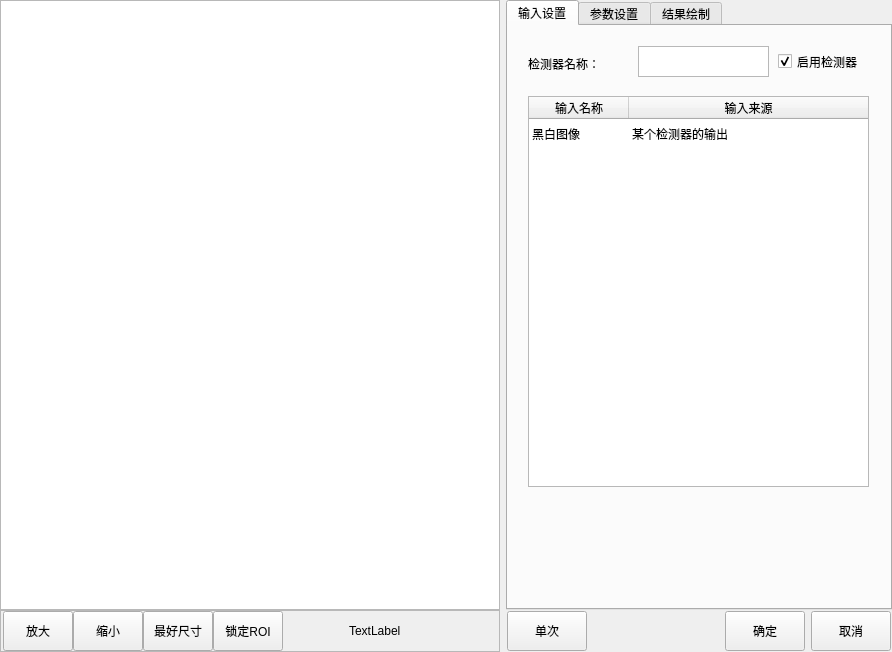
<?xml version="1.0" encoding="UTF-8"?>
<ui version="4.0">
 <class>CMvChipDefect</class>
 <widget class="QWidget" name="CMvChipDefect">
  <property name="geometry">
   <rect>
    <x>0</x>
    <y>0</y>
    <width>892</width>
    <height>652</height>
   </rect>
  </property>
  <property name="windowTitle">
   <string>晶片缺陷</string>
  </property>
  <layout class="QHBoxLayout" name="horizontalLayout_3">
   <property name="leftMargin">
    <number>0</number>
   </property>
   <property name="topMargin">
    <number>0</number>
   </property>
   <property name="rightMargin">
    <number>0</number>
   </property>
   <property name="bottomMargin">
    <number>0</number>
   </property>
   <item>
    <layout class="QVBoxLayout" name="verticalLayout_2">
     <property name="spacing">
      <number>0</number>
     </property>
     <item>
      <widget class="QGraphicsView" name="graphicsView_mainImage">
       <property name="minimumSize">
        <size>
         <width>500</width>
         <height>600</height>
        </size>
       </property>
       <property name="maximumSize">
        <size>
         <width>16777215</width>
         <height>16777215</height>
        </size>
       </property>
      </widget>
     </item>
     <item>
      <widget class="QFrame" name="frame">
       <property name="minimumSize">
        <size>
         <width>500</width>
         <height>42</height>
        </size>
       </property>
       <property name="maximumSize">
        <size>
         <width>500</width>
         <height>42</height>
        </size>
       </property>
       <property name="frameShape">
        <enum>QFrame::StyledPanel</enum>
       </property>
       <property name="frameShadow">
        <enum>QFrame::Raised</enum>
       </property>
       <layout class="QHBoxLayout" name="horizontalLayout">
        <property name="spacing">
         <number>0</number>
        </property>
        <property name="leftMargin">
         <number>2</number>
        </property>
        <property name="topMargin">
         <number>0</number>
        </property>
        <property name="rightMargin">
         <number>0</number>
        </property>
        <property name="bottomMargin">
         <number>0</number>
        </property>
        <item>
         <widget class="QPushButton" name="pushButton_zoomIn">
          <property name="minimumSize">
           <size>
            <width>70</width>
            <height>40</height>
           </size>
          </property>
          <property name="maximumSize">
           <size>
            <width>70</width>
            <height>40</height>
           </size>
          </property>
          <property name="text">
           <string>放大</string>
          </property>
         </widget>
        </item>
        <item>
         <widget class="QPushButton" name="pushButton_zoomOut">
          <property name="minimumSize">
           <size>
            <width>70</width>
            <height>40</height>
           </size>
          </property>
          <property name="maximumSize">
           <size>
            <width>70</width>
            <height>40</height>
           </size>
          </property>
          <property name="text">
           <string>缩小</string>
          </property>
         </widget>
        </item>
        <item>
         <widget class="QPushButton" name="pushButton_zoomBest">
          <property name="minimumSize">
           <size>
            <width>70</width>
            <height>40</height>
           </size>
          </property>
          <property name="maximumSize">
           <size>
            <width>70</width>
            <height>40</height>
           </size>
          </property>
          <property name="text">
           <string>最好尺寸</string>
          </property>
         </widget>
        </item>
        <item>
         <widget class="QPushButton" name="pushButton_lockRoiMove">
          <property name="minimumSize">
           <size>
            <width>70</width>
            <height>40</height>
           </size>
          </property>
          <property name="maximumSize">
           <size>
            <width>70</width>
            <height>40</height>
           </size>
          </property>
          <property name="text">
           <string>锁定ROI</string>
          </property>
         </widget>
        </item>
        <item>
         <spacer name="horizontalSpacer">
          <property name="orientation">
           <enum>Qt::Horizontal</enum>
          </property>
          <property name="sizeHint" stdset="0">
           <size>
            <width>63</width>
            <height>20</height>
           </size>
          </property>
         </spacer>
        </item>
        <item>
         <widget class="QLabel" name="label_mousePos">
          <property name="minimumSize">
           <size>
            <width>150</width>
            <height>40</height>
           </size>
          </property>
          <property name="maximumSize">
           <size>
            <width>150</width>
            <height>40</height>
           </size>
          </property>
          <property name="text">
           <string>TextLabel</string>
          </property>
         </widget>
        </item>
       </layout>
      </widget>
     </item>
    </layout>
   </item>
   <item>
    <layout class="QVBoxLayout" name="verticalLayout">
     <property name="spacing">
      <number>0</number>
     </property>
     <item>
      <widget class="QTabWidget" name="tabWidget">
       <property name="minimumSize">
        <size>
         <width>382</width>
         <height>602</height>
        </size>
       </property>
       <property name="maximumSize">
        <size>
         <width>16777215</width>
         <height>16777215</height>
        </size>
       </property>
       <property name="currentIndex">
        <number>0</number>
       </property>
       <widget class="QWidget" name="tab">
        <attribute name="title">
         <string>输入设置</string>
        </attribute>
        <widget class="QLabel" name="label_funcName">
         <property name="geometry">
          <rect>
           <x>20</x>
           <y>30</y>
           <width>81</width>
           <height>16</height>
          </rect>
         </property>
         <property name="text">
          <string>检测器名称：</string>
         </property>
        </widget>
        <widget class="QCheckBox" name="checkBox_enableFunc">
         <property name="geometry">
          <rect>
           <x>270</x>
           <y>20</y>
           <width>101</width>
           <height>31</height>
          </rect>
         </property>
         <property name="minimumSize">
          <size>
           <width>101</width>
           <height>31</height>
          </size>
         </property>
         <property name="text">
          <string>启用检测器</string>
         </property>
         <property name="checked">
          <bool>true</bool>
         </property>
        </widget>
        <widget class="QPlainTextEdit" name="plainTextEdit_funcName">
         <property name="geometry">
          <rect>
           <x>130</x>
           <y>20</y>
           <width>131</width>
           <height>31</height>
          </rect>
         </property>
         <property name="minimumSize">
          <size>
           <width>131</width>
           <height>31</height>
          </size>
         </property>
         <property name="maximumSize">
          <size>
           <width>131</width>
           <height>31</height>
          </size>
         </property>
         <property name="overwriteMode">
          <bool>false</bool>
         </property>
        </widget>
        <widget class="QTableWidget" name="tableWidget_input">
         <property name="geometry">
          <rect>
           <x>20</x>
           <y>70</y>
           <width>341</width>
           <height>391</height>
          </rect>
         </property>
         <property name="editTriggers">
          <set>QAbstractItemView::NoEditTriggers</set>
         </property>
         <property name="selectionMode">
          <enum>QAbstractItemView::SingleSelection</enum>
         </property>
         <property name="textElideMode">
          <enum>Qt::ElideRight</enum>
         </property>
         <property name="verticalScrollMode">
          <enum>QAbstractItemView::ScrollPerItem</enum>
         </property>
         <property name="showGrid">
          <bool>false</bool>
         </property>
         <attribute name="horizontalHeaderStretchLastSection">
          <bool>true</bool>
         </attribute>
         <attribute name="verticalHeaderVisible">
          <bool>false</bool>
         </attribute>
         <attribute name="verticalHeaderCascadingSectionResizes">
          <bool>false</bool>
         </attribute>
         <row>
          <property name="text">
           <string>1</string>
          </property>
         </row>
         <column>
          <property name="text">
           <string>输入名称</string>
          </property>
         </column>
         <column>
          <property name="text">
           <string>输入来源</string>
          </property>
         </column>
         <item row="0" column="0">
          <property name="text">
           <string>黑白图像</string>
          </property>
         </item>
         <item row="0" column="1">
          <property name="text">
           <string>某个检测器的输出</string>
          </property>
         </item>
        </widget>
       </widget>
       <widget class="QWidget" name="tab_2">
        <attribute name="title">
         <string>参数设置</string>
        </attribute>
        <widget class="QComboBox" name="comboBox_binaryDetection">
         <property name="geometry">
          <rect>
           <x>10</x>
           <y>40</y>
           <width>101</width>
           <height>31</height>
          </rect>
         </property>
         <item>
          <property name="text">
           <string>手动白色</string>
          </property>
         </item>
         <item>
          <property name="text">
           <string>手动黑色</string>
          </property>
         </item>
         <item>
          <property name="text">
           <string>自动白色</string>
          </property>
         </item>
         <item>
          <property name="text">
           <string>自动黑色</string>
          </property>
         </item>
        </widget>
        <widget class="QLabel" name="label_binaryDetection">
         <property name="geometry">
          <rect>
           <x>10</x>
           <y>10</y>
           <width>111</width>
           <height>31</height>
          </rect>
         </property>
         <property name="text">
          <string>二值化类型：</string>
         </property>
        </widget>
        <widget class="QLabel" name="label_grayLevel">
         <property name="enabled">
          <bool>false</bool>
         </property>
         <property name="geometry">
          <rect>
           <x>130</x>
           <y>10</y>
           <width>111</width>
           <height>31</height>
          </rect>
         </property>
         <property name="text">
          <string>晶片灰度阈值：</string>
         </property>
        </widget>
        <widget class="QSpinBox" name="spinBox_grayLevel">
         <property name="enabled">
          <bool>false</bool>
         </property>
         <property name="geometry">
          <rect>
           <x>130</x>
           <y>40</y>
           <width>101</width>
           <height>31</height>
          </rect>
         </property>
         <property name="maximum">
          <number>255</number>
         </property>
        </widget>
        <widget class="QGroupBox" name="groupBox_evagination">
         <property name="enabled">
          <bool>false</bool>
         </property>
         <property name="geometry">
          <rect>
           <x>0</x>
           <y>250</y>
           <width>241</width>
           <height>91</height>
          </rect>
         </property>
         <property name="title">
          <string>检测外凸缺陷</string>
         </property>
         <widget class="QDoubleSpinBox" name="spinBox_minimumLengthConvex">
          <property name="geometry">
           <rect>
            <x>10</x>
            <y>50</y>
            <width>101</width>
            <height>31</height>
           </rect>
          </property>
          <property name="maximum">
           <double>9999.000000000000000</double>
          </property>
         </widget>
         <widget class="QLabel" name="label_minimumLengthConvex">
          <property name="geometry">
           <rect>
            <x>10</x>
            <y>20</y>
            <width>111</width>
            <height>31</height>
           </rect>
          </property>
          <property name="text">
           <string>外凸最小长度：</string>
          </property>
         </widget>
         <widget class="QLabel" name="label_edgeUnevenEvagination">
          <property name="geometry">
           <rect>
            <x>130</x>
            <y>20</y>
            <width>111</width>
            <height>31</height>
           </rect>
          </property>
          <property name="text">
           <string>边缘不平整度：</string>
          </property>
         </widget>
         <widget class="QDoubleSpinBox" name="spinBox_edgeUnevenEvagination">
          <property name="geometry">
           <rect>
            <x>130</x>
            <y>50</y>
            <width>101</width>
            <height>31</height>
           </rect>
          </property>
          <property name="maximum">
           <double>1.000000000000000</double>
          </property>
          <property name="singleStep">
           <double>0.010000000000000</double>
          </property>
         </widget>
         <widget class="QCheckBox" name="checkBox_detectionMode_2">
          <property name="geometry">
           <rect>
            <x>260</x>
            <y>10</y>
            <width>101</width>
            <height>31</height>
           </rect>
          </property>
          <property name="minimumSize">
           <size>
            <width>101</width>
            <height>31</height>
           </size>
          </property>
          <property name="text">
           <string>手动阈值</string>
          </property>
         </widget>
        </widget>
        <widget class="QCheckBox" name="checkBox_evagination">
         <property name="geometry">
          <rect>
           <x>260</x>
           <y>260</y>
           <width>101</width>
           <height>31</height>
          </rect>
         </property>
         <property name="minimumSize">
          <size>
           <width>101</width>
           <height>31</height>
          </size>
         </property>
         <property name="text">
          <string>启用</string>
         </property>
        </widget>
        <widget class="QGroupBox" name="groupBox_chipSize">
         <property name="enabled">
          <bool>true</bool>
         </property>
         <property name="geometry">
          <rect>
           <x>0</x>
           <y>80</y>
           <width>241</width>
           <height>161</height>
          </rect>
         </property>
         <property name="minimumSize">
          <size>
           <width>0</width>
           <height>0</height>
          </size>
         </property>
         <property name="title">
          <string>晶片尺寸大小</string>
         </property>
         <property name="checkable">
          <bool>false</bool>
         </property>
         <widget class="QSpinBox" name="spinBox_rectangleMinWidth">
          <property name="geometry">
           <rect>
            <x>130</x>
            <y>50</y>
            <width>101</width>
            <height>31</height>
           </rect>
          </property>
          <property name="maximum">
           <number>9999</number>
          </property>
         </widget>
         <widget class="QLabel" name="label_rectangleMaxWidth">
          <property name="geometry">
           <rect>
            <x>10</x>
            <y>20</y>
            <width>141</width>
            <height>31</height>
           </rect>
          </property>
          <property name="text">
           <string>晶片宽度上限：</string>
          </property>
         </widget>
         <widget class="QLabel" name="label_rectangleMinWidth">
          <property name="geometry">
           <rect>
            <x>130</x>
            <y>20</y>
            <width>131</width>
            <height>31</height>
           </rect>
          </property>
          <property name="text">
           <string>晶片宽度下限：</string>
          </property>
         </widget>
         <widget class="QSpinBox" name="spinBox_rectangleMaxWidth">
          <property name="geometry">
           <rect>
            <x>10</x>
            <y>50</y>
            <width>101</width>
            <height>31</height>
           </rect>
          </property>
          <property name="maximum">
           <number>9999</number>
          </property>
         </widget>
         <widget class="QLabel" name="label_rectangleMinHight">
          <property name="geometry">
           <rect>
            <x>130</x>
            <y>90</y>
            <width>131</width>
            <height>31</height>
           </rect>
          </property>
          <property name="text">
           <string>晶片高度下限：</string>
          </property>
         </widget>
         <widget class="QSpinBox" name="spinBox_rectangleMaxHight">
          <property name="geometry">
           <rect>
            <x>10</x>
            <y>120</y>
            <width>101</width>
            <height>31</height>
           </rect>
          </property>
          <property name="maximum">
           <number>9999</number>
          </property>
         </widget>
         <widget class="QLabel" name="label_rectangleMaxHight">
          <property name="geometry">
           <rect>
            <x>10</x>
            <y>90</y>
            <width>131</width>
            <height>31</height>
           </rect>
          </property>
          <property name="text">
           <string>晶片高度上限：</string>
          </property>
         </widget>
         <widget class="QSpinBox" name="spinBox_rectangleMinHight">
          <property name="geometry">
           <rect>
            <x>130</x>
            <y>120</y>
            <width>101</width>
            <height>31</height>
           </rect>
          </property>
          <property name="maximum">
           <number>9999</number>
          </property>
         </widget>
         <zorder>spinBox_rectangleMinHight</zorder>
         <zorder>spinBox_rectangleMaxHight</zorder>
         <zorder>spinBox_rectangleMaxWidth</zorder>
         <zorder>spinBox_rectangleMinWidth</zorder>
         <zorder>label_rectangleMaxWidth</zorder>
         <zorder>label_rectangleMinWidth</zorder>
         <zorder>label_rectangleMinHight</zorder>
         <zorder>label_rectangleMaxHight</zorder>
        </widget>
        <widget class="QGroupBox" name="groupBox_invagination">
         <property name="enabled">
          <bool>false</bool>
         </property>
         <property name="geometry">
          <rect>
           <x>0</x>
           <y>350</y>
           <width>241</width>
           <height>91</height>
          </rect>
         </property>
         <property name="title">
          <string>检测内陷缺陷</string>
         </property>
         <widget class="QDoubleSpinBox" name="spinBox_minimumDepthSubsidence">
          <property name="geometry">
           <rect>
            <x>10</x>
            <y>50</y>
            <width>101</width>
            <height>31</height>
           </rect>
          </property>
          <property name="maximum">
           <double>9999.000000000000000</double>
          </property>
         </widget>
         <widget class="QLabel" name="label_minimumDepthSubsidence">
          <property name="geometry">
           <rect>
            <x>10</x>
            <y>20</y>
            <width>111</width>
            <height>31</height>
           </rect>
          </property>
          <property name="text">
           <string>内陷最小深度：</string>
          </property>
         </widget>
         <widget class="QLabel" name="label_edgeUnevenInvagination">
          <property name="geometry">
           <rect>
            <x>130</x>
            <y>20</y>
            <width>111</width>
            <height>31</height>
           </rect>
          </property>
          <property name="text">
           <string>边缘不平整度：</string>
          </property>
         </widget>
         <widget class="QDoubleSpinBox" name="spinBox_edgeUnevenInvagination">
          <property name="geometry">
           <rect>
            <x>130</x>
            <y>50</y>
            <width>101</width>
            <height>31</height>
           </rect>
          </property>
          <property name="maximum">
           <double>1.000000000000000</double>
          </property>
          <property name="singleStep">
           <double>0.010000000000000</double>
          </property>
         </widget>
        </widget>
        <widget class="QCheckBox" name="checkBox_invagination">
         <property name="geometry">
          <rect>
           <x>260</x>
           <y>360</y>
           <width>101</width>
           <height>31</height>
          </rect>
         </property>
         <property name="minimumSize">
          <size>
           <width>101</width>
           <height>31</height>
          </size>
         </property>
         <property name="text">
          <string>启用</string>
         </property>
        </widget>
        <widget class="QGroupBox" name="groupBox_cornerCut">
         <property name="enabled">
          <bool>false</bool>
         </property>
         <property name="geometry">
          <rect>
           <x>0</x>
           <y>450</y>
           <width>241</width>
           <height>91</height>
          </rect>
         </property>
         <property name="title">
          <string>检测切角缺陷</string>
         </property>
         <widget class="QSpinBox" name="spinBox_minimumRange">
          <property name="geometry">
           <rect>
            <x>10</x>
            <y>50</y>
            <width>101</width>
            <height>31</height>
           </rect>
          </property>
          <property name="minimum">
           <number>-9999</number>
          </property>
          <property name="maximum">
           <number>9999</number>
          </property>
         </widget>
         <widget class="QLabel" name="label_minimumRange">
          <property name="geometry">
           <rect>
            <x>10</x>
            <y>20</y>
            <width>111</width>
            <height>31</height>
           </rect>
          </property>
          <property name="text">
           <string>与顶点最小距离：</string>
          </property>
         </widget>
         <widget class="QLabel" name="label_maximumRange">
          <property name="geometry">
           <rect>
            <x>130</x>
            <y>20</y>
            <width>111</width>
            <height>31</height>
           </rect>
          </property>
          <property name="text">
           <string>与顶点最大距离：</string>
          </property>
         </widget>
         <widget class="QSpinBox" name="spinBox_maximumRange">
          <property name="geometry">
           <rect>
            <x>130</x>
            <y>50</y>
            <width>101</width>
            <height>31</height>
           </rect>
          </property>
          <property name="minimum">
           <number>-9999</number>
          </property>
          <property name="maximum">
           <number>9999</number>
          </property>
         </widget>
        </widget>
        <widget class="QCheckBox" name="checkBox_cornerCut">
         <property name="geometry">
          <rect>
           <x>260</x>
           <y>460</y>
           <width>101</width>
           <height>31</height>
          </rect>
         </property>
         <property name="minimumSize">
          <size>
           <width>101</width>
           <height>31</height>
          </size>
         </property>
         <property name="text">
          <string>启用</string>
         </property>
        </widget>
        <widget class="QCheckBox" name="checkBox_cavity">
         <property name="geometry">
          <rect>
           <x>130</x>
           <y>550</y>
           <width>101</width>
           <height>31</height>
          </rect>
         </property>
         <property name="minimumSize">
          <size>
           <width>101</width>
           <height>31</height>
          </size>
         </property>
         <property name="text">
          <string>启用</string>
         </property>
        </widget>
        <widget class="QLabel" name="label_cavity">
         <property name="geometry">
          <rect>
           <x>10</x>
           <y>550</y>
           <width>111</width>
           <height>31</height>
          </rect>
         </property>
         <property name="text">
          <string>检测空洞缺陷：</string>
         </property>
        </widget>
       </widget>
       <widget class="QWidget" name="tab_4">
        <attribute name="title">
         <string>结果绘制</string>
        </attribute>
        <widget class="QCheckBox" name="checkBox_valuTrig">
         <property name="geometry">
          <rect>
           <x>30</x>
           <y>20</y>
           <width>101</width>
           <height>31</height>
          </rect>
         </property>
         <property name="text">
          <string>启用绘制</string>
         </property>
         <property name="checked">
          <bool>true</bool>
         </property>
        </widget>
       </widget>
      </widget>
     </item>
     <item>
      <layout class="QHBoxLayout" name="horizontalLayout_2">
       <property name="leftMargin">
        <number>1</number>
       </property>
       <property name="topMargin">
        <number>1</number>
       </property>
       <property name="rightMargin">
        <number>1</number>
       </property>
       <property name="bottomMargin">
        <number>1</number>
       </property>
       <item>
        <widget class="QPushButton" name="pushButton_ones">
         <property name="minimumSize">
          <size>
           <width>80</width>
           <height>40</height>
          </size>
         </property>
         <property name="maximumSize">
          <size>
           <width>80</width>
           <height>40</height>
          </size>
         </property>
         <property name="text">
          <string>单次</string>
         </property>
        </widget>
       </item>
       <item>
        <spacer name="horizontalSpacer_2">
         <property name="orientation">
          <enum>Qt::Horizontal</enum>
         </property>
         <property name="sizeHint" stdset="0">
          <size>
           <width>40</width>
           <height>20</height>
          </size>
         </property>
        </spacer>
       </item>
       <item>
        <widget class="QPushButton" name="pushButton_affirm">
         <property name="minimumSize">
          <size>
           <width>80</width>
           <height>40</height>
          </size>
         </property>
         <property name="maximumSize">
          <size>
           <width>80</width>
           <height>40</height>
          </size>
         </property>
         <property name="text">
          <string>确定</string>
         </property>
        </widget>
       </item>
       <item>
        <widget class="QPushButton" name="pbPrev_cancel">
         <property name="minimumSize">
          <size>
           <width>80</width>
           <height>40</height>
          </size>
         </property>
         <property name="maximumSize">
          <size>
           <width>80</width>
           <height>40</height>
          </size>
         </property>
         <property name="text">
          <string>取消</string>
         </property>
        </widget>
       </item>
      </layout>
     </item>
    </layout>
   </item>
  </layout>
 </widget>
 <layoutdefault spacing="6" margin="11"/>
 <resources>
  <include location="CMvContourMatching.qrc"/>
 </resources>
 <connections/>
</ui>
